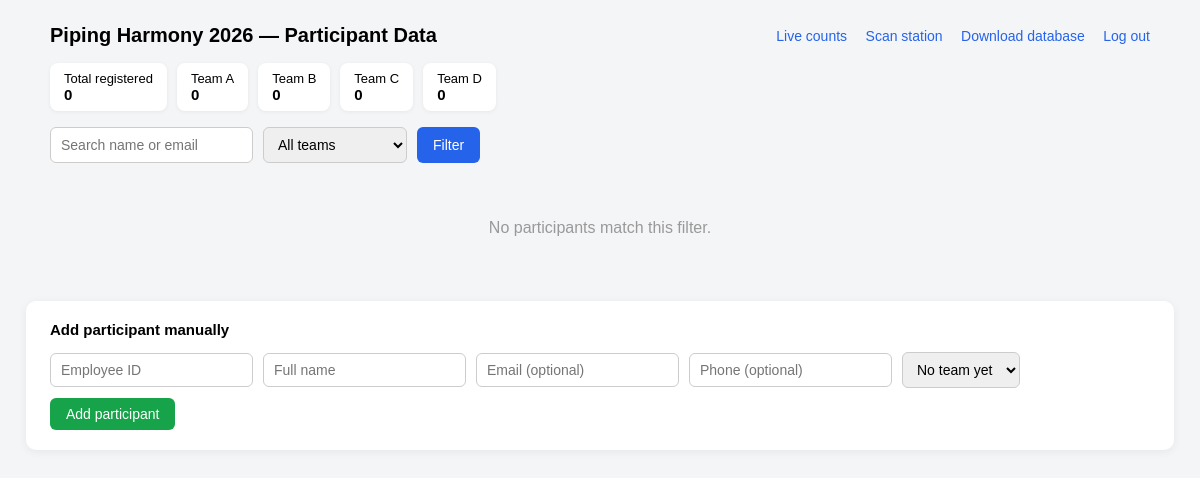
Before: /admin (signed in) with the older database file.
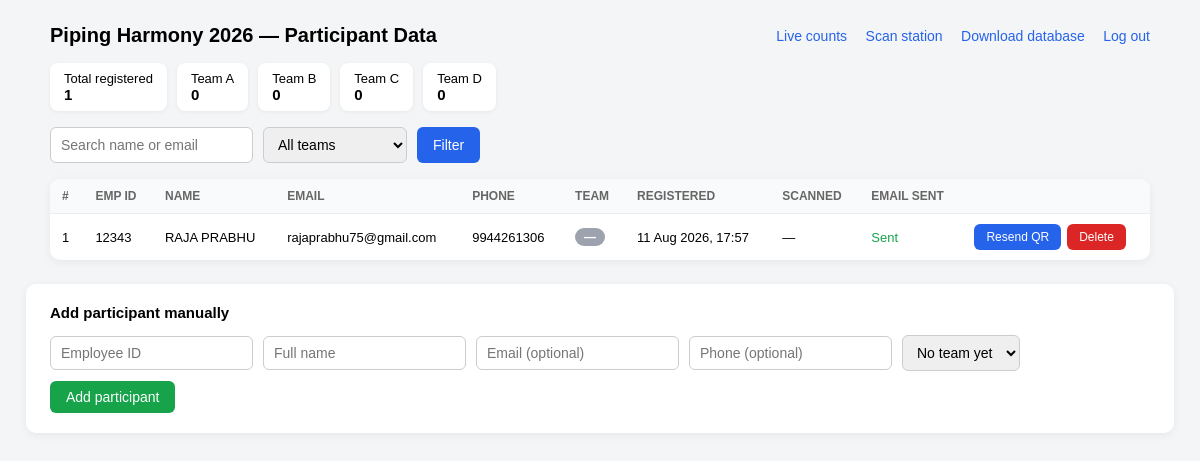
After: the same page with the newer database file.
### app.py (models this page shows, shortened)
class Participant(db.Model):
    id = db.Column(db.Integer, primary_key=True)
    emp_id = db.Column(db.String(30), nullable=True)
    name = db.Column(db.String(120), nullable=False)
    email = db.Column(db.String(120), nullable=False, unique=True)
    phone = db.Column(db.String(20))
    unique_code = db.Column(db.String(36), unique=True, nullable=False)
    team = db.Column(db.String(1), nullable=True)  # 'A' / 'B' / 'C' / 'D' / None
    registered_at = db.Column(db.DateTime, default=datetime.utcnow)
    scanned_at = db.Column(db.DateTime, nullable=True)
    email_sent = db.Column(db.Boolean, default=False)

### app.py (the view)
@app.route('/admin')
@admin_required
def admin():
    q = request.args.get('q', '').strip()
    team_filter = request.args.get('team', '').strip().upper()
    query = Participant.query
    if q:
        like = f"%{q}%"
        query = query.filter(db.or_(Participant.name.ilike(like), Participant.email.ilike(like)))
    if team_filter in TEAMS:
        query = query.filter_by(team=team_filter)
    elif team_filter == 'UNASSIGNED':
        query = query.filter(Participant.team.is_(None))
    participants = query.order_by(Participant.registered_at.desc()).all()
    team_counts = {t: Participant.query.filter_by(team=t).count() for t in TEAMS}
    return render_template(
        'admin.html',
        event_name=EVENT_NAME,
        participants=participants,
        team_counts=team_counts,
        q=q,
        team_filter=team_filter,
        total=Participant.query.count(),
    )

### app.py (called while the page is built)
def admin_required(view_func):
    @wraps(view_func)
    def wrapped(*args, **kwargs):
        if not session.get('is_admin'):
            return redirect(url_for('admin_login', next=request.path))
        return view_func(*args, **kwargs)
    return wrapped

### templates/admin.html (shortened to what this page needs)
<!doctype html>
<html lang="en">
<head>
</head>
<body>
  <div class="top">
    <h1>{{ event_name }} — Participant Data</h1>
    <div class="links">
      <a href="{{ url_for('dashboard') }}">Live counts</a>
      <a href="{{ url_for('scan_station') }}">Scan station</a>
      <a href="{{ url_for('admin_download_db') }}">Download database</a>
      <a href="{{ url_for('admin_logout') }}">Log out</a>
    </div>
  </div>
  <div class="summary">
    <div class="chip">Total registered<br><b>{{ total }}</b></div>
    {% for t in ['A','B','C','D'] %}
      <div class="chip">Team {{ t }}<br><b>{{ team_counts[t] }}</b></div>
    {% endfor %}
  </div>
  <form class="toolbar" method="get">
    <input type="text" name="q" placeholder="Search name or email" value="{{ q }}">
    <select name="team">
      <option value="" {% if not team_filter %}selected{% endif %}>All teams</option>
    </select>
    <button type="submit">Filter</button>
  </form>
  {% if participants %}
  <table>
    <thead>
      <tr>
        <th>#</th><th>Emp ID</th><th>Name</th><th>Email</th><th>Phone</th><th>Team</th>
        <th>Registered</th><th>Scanned</th><th>Email sent</th><th></th>
      </tr>
    </thead>
    <tbody>
      {% for p in participants %}
      <tr>
        <td>{{ p.id }}</td>
        <td>{{ p.emp_id or '—' }}</td>
        <td>{{ p.name }}</td>
        <td>{{ p.email if not p.email.endswith('@placeholder.local') else '—' }}</td>
        <td>{{ p.phone or '—' }}</td>
        <td>
          {% if p.team %}
            <span class="team-tag team-{{ p.team }}">{{ p.team }}</span>
          {% else %}
            <span class="team-tag team-none">—</span>
          {% endif %}
        </td>
        <td>{{ p.registered_at.strftime('%d %b %Y, %H:%M') if p.registered_at else '—' }}</td>
        <td>{{ p.scanned_at.strftime('%d %b %Y, %H:%M') if p.scanned_at else '—' }}</td>
        <td class="{{ 'yes' if p.email_sent else 'no' }}">{{ 'Sent' if p.email_sent else 'Failed' }}</td>
        <td class="row-actions">
          {% if p.email and not p.email.endswith('@placeholder.local') %}
          <form method="post" action="{{ url_for('admin_resend', participant_id=p.id) }}">
            <button type="submit" class="resend-btn">Resend QR</button>
          </form>
          {% endif %}
          <form method="post" action="{{ url_for('admin_delete', participant_id=p.id) }}"
                class="delete-form" data-name="{{ p.name }}" data-emp="{{ p.emp_id or 'no emp id' }}">
            <button type="submit" class="del-btn">Delete</button>
          </form>
        </td>
      </tr>
      {% endfor %}
    </tbody>
  </table>
  {% else %}
    <div class="empty">No participants match this filter.</div>
  {% endif %}
  <div class="add-box">
    <h2>Add participant manually</h2>
    <form class="add-form" method="post" action="{{ url_for('admin_add') }}">
      <input type="text" name="emp_id" placeholder="Employee ID" required>
      <input type="text" name="name" placeholder="Full name" required>
      <input type="email" name="email" placeholder="Email (optional)">
      <input type="tel" name="phone" placeholder="Phone (optional)">
      <select name="team">
        <option value="">No team yet</option>
      </select>
      <button type="submit">Add participant</button>
    </form>
  </div>
</body>
</html>

Changed rows visible on the page:
added Participant: id "1", emp "12343", name "RAJA PRABHU", email "rajaprabhu75@gmail.com", phone "9944261306", registered_at "11 Aug 2026, 17:57", scanned_at "—", email_sent "Sent"
Other visible differences:
{{ total }}: "0" → "1"
text no longer shown: "No participants match this filter."
text now shown: "# EMP ID NAME EMAIL PHONE TEAM REGISTERED SCANNED EMAIL SENT"
